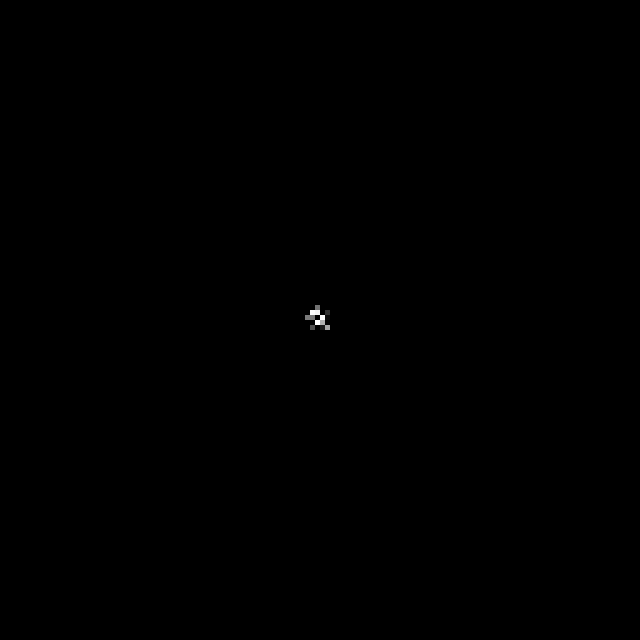
Frame 1 (no input)
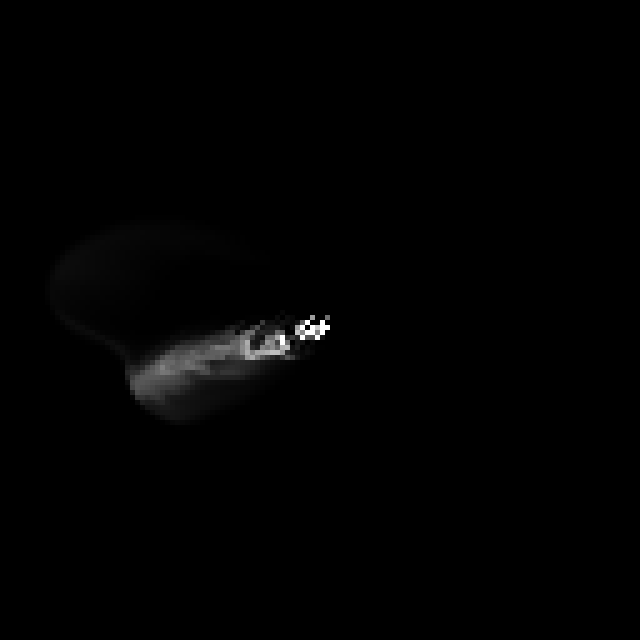
Frame 60 (the mouse pressed at the canvas centre just before this capture)
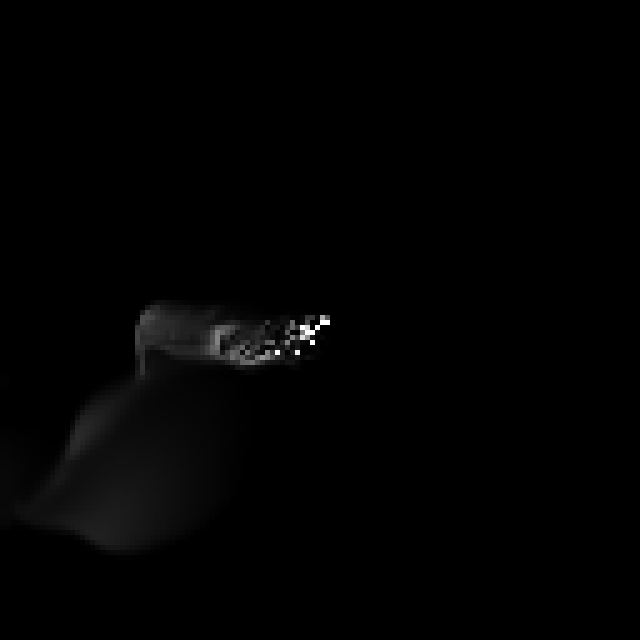
Frame 120 (the mouse held since frame 60 and released just before this capture)

The Processing sketch that drew these frames (run headless with seeded random() and noise(); from frame 60 on, the mouse is pressed at the canvas centre):

// Processing sketch: Fluid_Simulation
// ── Fluid_Simulation.pde
Fluid fluid;
float t = 0;

void settings() {
  size(N * SCALE, N * SCALE);
}

void setup() {
  fluid = new Fluid(0.1, 0, 0);
  print(128 * 2);
}

//void mouseDragged() {
//}

void draw() {
  background(0);
  int cx = int(0.5 * width/SCALE);
  int cy = int(0.5 * height/SCALE);
  for (int i = -1; i <= 1; i++) {
    for (int j = -1; j <= 1; j++) {
      fluid.addDensity(cx + i, cy + j, random(100, 500));
    }
  }

  float angle = noise(t) * TWO_PI;
  PVector v = PVector.fromAngle(angle);
  v.mult(5);
  t += 0.01;
  fluid.addVelocity(cx, cy, v.x, v.y);

  fluid.step();
  fluid.renderD();
  fluid.fadeD();
  // fluid.renderV();
}

// ── Fluid.pde
final int N = 128;
final int iter = 4;
final int SCALE = 5;
;
int IX (int x, int y) {
  x = constrain(x, 0, N-1);
  y = constrain(y, 0, N-1);
  return x + (y * N);
}

class Fluid {
  int size;
  float dt;
  float diff;
  float visc;

  float[] s;
  float[] density;

  float[] Vx;
  float[] Vy;
  float[] Vz;

  float[] Vx0;
  float[] Vy0;
  float[] Vz0;

  Fluid(float dt, float diffusion, float viscosity) {
    this.size = N;
    this.dt = dt;
    this.diff = diffusion;
    this.visc = viscosity;

    this.s = new float[N*N];
    this.density = new float[N*N];

    this.Vx = new float[N*N];
    this.Vy = new float[N*N];

    this.Vx0 = new float[N*N];
    this.Vy0 = new float[N*N];
  }

  void step() {
    float visc     = this.visc;
    float diff     = this.diff;
    float dt       = this.dt;
    float[] Vx      = this.Vx;
    float[] Vy      = this.Vy;
    float[] Vx0     = this.Vx0;
    float[] Vy0     = this.Vy0;
    float[] s       = this.s;
    float[] density = this.density;

    diffuse(1, Vx0, Vx, visc, dt);
    diffuse(2, Vy0, Vy, visc, dt);

    project(Vx0, Vy0, Vx, Vy);

    advect(1, Vx, Vx0, Vx0, Vy0, dt);
    advect(2, Vy, Vy0, Vx0, Vy0, dt);

    project(Vx, Vy, Vx0, Vy0);

    diffuse(0, s, density, diff, dt);
    advect(0, density, s, Vx, Vy, dt);
  }

  void addDensity(int x, int y, float amt) {
    int index = IX(x, y);
    this.density[index] += amt;
  }

  void addVelocity(int x, int y, float amtX, float amtY) {
    int index = IX(x, y);
    this.Vx[index] += amtX;
    this.Vy[index] += amtY;
  }

  void renderD() {
    for (int i = 0; i < N; i++) {
      for (int j = 0; j < N; j++) {
        float x = i * SCALE;
        float y = j * SCALE;
        float d = this.density[IX(i, j)];
        fill(d);
        noStroke();
        square(x, y, SCALE);
      }
    }
  }
  
  void renderV() {
    for (int i = 0; i < N; i++) {
      for (int j = 0; j < N; j++) {
        float x = i * SCALE;
        float y = j * SCALE;
        float vx = this.Vx[IX(i, j)];
        float vy = this.Vy[IX(i, j)];
        stroke(255);
        
        if (!(abs(vx) < 0.1 && abs(vy) <= 0.1)) {
          line(x, y, x+vx*SCALE, y+vy*SCALE);
        }
      }
    }
  }

  void fadeD() {
    for (int i = 0; i < this.density.length; i++) {
      float d = density[i];
      density[i] = constrain(d-0.1, 0, 255);
    }
  }
}

// ── MoreFluid.pde
void diffuse (int b, float[] x, float[] x0, float diff, float dt) {
  float a = dt * diff * (N - 2) * (N - 2);
  lin_solve(b, x, x0, a, 1 + 6 * a);
}

void lin_solve(int b, float[] x, float[] x0, float a, float c)
{
  float cRecip = 1.0 / c;
  for (int k = 0; k < iter; k++) {
    for (int j = 1; j < N - 1; j++) {
      for (int i = 1; i < N - 1; i++) {
        x[IX(i, j)] =
          (x0[IX(i, j)]
          + a*(    x[IX(i+1, j)]
          +x[IX(i-1, j)]
          +x[IX(i, j+1)]
          +x[IX(i, j-1)]
          )) * cRecip;
      }
    }
  }
  set_bnd(b, x);
}

void project(float[] velocX, float[] velocY, float[] p, float[] div) {
  for (int j = 1; j < N - 1; j++) {
    for (int i = 1; i < N - 1; i++) {
      div[IX(i, j)] = -0.5f*(
        velocX[IX(i+1, j)]
        -velocX[IX(i-1, j)]
        +velocY[IX(i, j+1)]
        -velocY[IX(i, j-1)]
        )/N;
      p[IX(i, j)] = 0;
    }
  }
  set_bnd(0, div); 
  set_bnd(0, p);
  lin_solve(0, p, div, 1, 6);

  for (int j = 1; j < N - 1; j++) {
    for (int i = 1; i < N - 1; i++) {
      velocX[IX(i, j)] -= 0.5f * (p[IX(i+1, j)]
        -p[IX(i-1, j)]) * N;
      velocY[IX(i, j)] -= 0.5f * (p[IX(i, j+1)]
        -p[IX(i, j-1)]) * N;
    }
  }
  set_bnd(1, velocX);
  set_bnd(2, velocY);
}

void advect(int b, float[] d, float[] d0, float[] velocX, float[] velocY, float dt) {
  float i0, i1, j0, j1;

  float dtx = dt * (N - 2);
  float dty = dt * (N - 2);

  float s0, s1, t0, t1;
  float tmp1, tmp2, x, y;

  float Nfloat = N;
  float ifloat, jfloat;
  int i, j;

  for (j = 1, jfloat = 1; j < N - 1; j++, jfloat++) { 
    for (i = 1, ifloat = 1; i < N - 1; i++, ifloat++) {
      tmp1 = dtx * velocX[IX(i, j)];
      tmp2 = dty * velocY[IX(i, j)];
      x    = ifloat - tmp1; 
      y    = jfloat - tmp2;

      if (x < 0.5f) x = 0.5f; 
      if (x > Nfloat + 0.5f) x = Nfloat + 0.5f; 
      i0 = floor(x); 
      i1 = i0 + 1.0f;
      if (y < 0.5f) y = 0.5f; 
      if (y > Nfloat + 0.5f) y = Nfloat + 0.5f; 
      j0 = floor(y);
      j1 = j0 + 1.0f;

      s1 = x - i0; 
      s0 = 1.0f - s1; 
      t1 = y - j0; 
      t0 = 1.0f - t1;

      int i0i = int(i0);
      int i1i = int(i1);
      int j0i = int(j0);
      int j1i = int(j1);

      d[IX(i, j)] = 
        s0 * (t0 * d0[IX(i0i, j0i)] + t1 * d0[IX(i0i, j1i)]) +
        s1 * (t0 * d0[IX(i1i, j0i)] + t1 * d0[IX(i1i, j1i)]);
    }
  }
  set_bnd(b, d);
}

void set_bnd(int b, float[] x) {
  for (int i = 1; i < N - 1; i++) {
    x[IX(i, 0  )] = b == 2 ? -x[IX(i, 1)] : x[IX(i, 1)];
    x[IX(i, N-1)] = b == 2 ? -x[IX(i, N-2)] : x[IX(i, N-2)];
  }
  for (int j = 1; j < N - 1; j++) {
    x[IX(0, j)] = b == 1 ? -x[IX(1, j)] : x[IX(1, j)];
    x[IX(N-1, j)] = b == 1 ? -x[IX(N-2, j)] : x[IX(N-2, j)];
  }

  x[IX(0, 0)]       = 0.33f * (x[IX(1, 0)]
    + x[IX(0, 1)]
    + x[IX(0, 0)]);
  x[IX(0, N-1)]     = 0.33f * (x[IX(1, N-1)]
    + x[IX(0, N-2)]
    + x[IX(0, N-2)]);
  x[IX(0, 0)]     = 0.33f * (x[IX(1, 0)]
    + x[IX(0, 1)]
    + x[IX(0, 0)]);
  x[IX(0, N-1)]   = 0.33f * (x[IX(1, N-1)]
    + x[IX(0, N-2)]
    + x[IX(0, N-1)]);
  x[IX(N-1, 0)]     = 0.33f * (x[IX(N-2, 0)]
    + x[IX(N-1, 1)]
    + x[IX(N-1, 0)]);
  x[IX(N-1, N-1)]   = 0.33f * (x[IX(N-2, N-1)]
    + x[IX(N-1, N-2)]
    + x[IX(N-1, N-1)]);
  x[IX(N-1, 0)]   = 0.33f * (x[IX(N-2, 0)]
    + x[IX(N-1, 1)]
    + x[IX(N-1, 0)]);
  x[IX(N-1, N-1)] = 0.33f * (x[IX(N-2, N-1)]
    + x[IX(N-1, N-2)]
    + x[IX(N-1, N-1)]);
}
